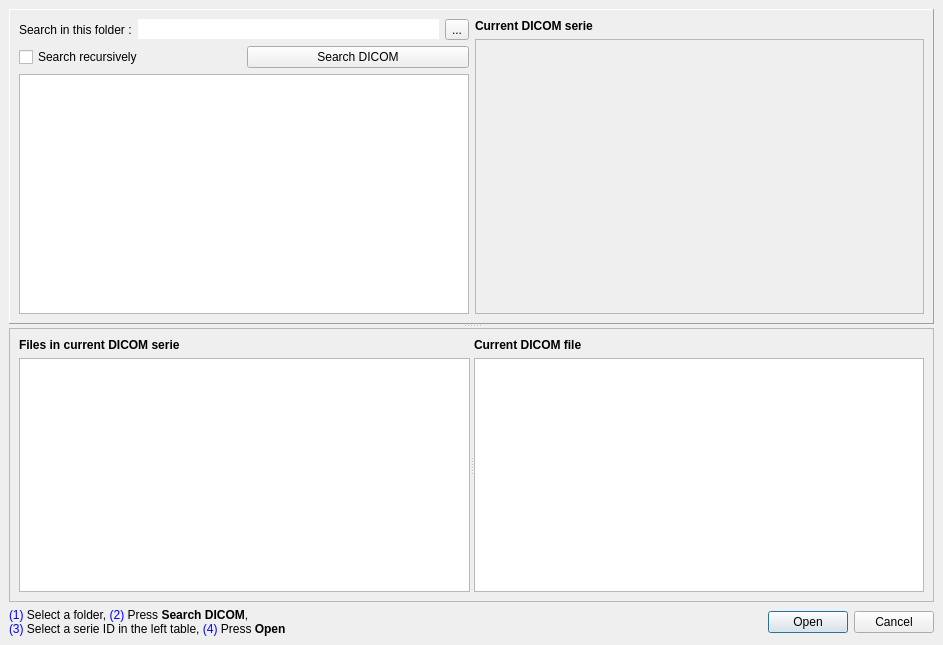
<ui version="4.0" >
 <class>vvDicomSeriesSelector</class>
 <widget class="QDialog" name="vvDicomSeriesSelector" >
  <property name="windowModality" >
   <enum>Qt::WindowModal</enum>
  </property>
  <property name="geometry" >
   <rect>
    <x>0</x>
    <y>0</y>
    <width>943</width>
    <height>645</height>
   </rect>
  </property>
  <property name="mouseTracking" >
   <bool>true</bool>
  </property>
  <property name="focusPolicy" >
   <enum>Qt::WheelFocus</enum>
  </property>
  <property name="windowTitle" >
   <string>Dicom Series Selector</string>
  </property>
  <layout class="QVBoxLayout" >
   <property name="spacing" >
    <number>6</number>
   </property>
   <property name="margin" >
    <number>9</number>
   </property>
   <item>
    <widget class="QSplitter" name="splitter_3" >
     <property name="orientation" >
      <enum>Qt::Vertical</enum>
     </property>
     <widget class="QFrame" name="frame" >
      <property name="frameShape" >
       <enum>QFrame::Panel</enum>
      </property>
      <property name="frameShadow" >
       <enum>QFrame::Raised</enum>
      </property>
      <property name="lineWidth" >
       <number>1</number>
      </property>
      <layout class="QGridLayout" >
       <property name="margin" >
        <number>9</number>
       </property>
       <property name="spacing" >
        <number>6</number>
       </property>
       <item row="0" column="0" >
        <widget class="QSplitter" name="splitter" >
         <property name="orientation" >
          <enum>Qt::Horizontal</enum>
         </property>
         <widget class="QWidget" name="layoutWidget_2" >
          <layout class="QVBoxLayout" name="verticalLayout" >
           <item>
            <layout class="QHBoxLayout" name="horizontalLayout" >
             <item>
              <widget class="QLabel" name="label_2" >
               <property name="text" >
                <string>Search in this folder :</string>
               </property>
              </widget>
             </item>
             <item>
              <widget class="QLineEdit" name="mFolderLineEdit" >
               <property name="frame" >
                <bool>false</bool>
               </property>
               <property name="dragEnabled" >
                <bool>true</bool>
               </property>
              </widget>
             </item>
             <item>
              <widget class="QToolButton" name="mBrowseButton" >
               <property name="text" >
                <string>...</string>
               </property>
              </widget>
             </item>
            </layout>
           </item>
           <item>
            <layout class="QHBoxLayout" name="horizontalLayout_2" >
             <item>
              <widget class="QCheckBox" name="mIsRecursiveCheckBox" >
               <property name="text" >
                <string>Search recursively</string>
               </property>
              </widget>
             </item>
             <item>
              <widget class="QPushButton" name="mSearchButton" >
               <property name="text" >
                <string>Search DICOM</string>
               </property>
              </widget>
             </item>
            </layout>
           </item>
           <item>
            <widget class="QListWidget" name="mListWidget" >
             <property name="mouseTracking" >
              <bool>true</bool>
             </property>
             <property name="focusPolicy" >
              <enum>Qt::TabFocus</enum>
             </property>
             <property name="editTriggers" >
              <set>QAbstractItemView::AnyKeyPressed|QAbstractItemView::DoubleClicked|QAbstractItemView::EditKeyPressed</set>
             </property>
             <property name="tabKeyNavigation" >
              <bool>true</bool>
             </property>
             <property name="alternatingRowColors" >
              <bool>true</bool>
             </property>
             <property name="selectionBehavior" >
              <enum>QAbstractItemView::SelectRows</enum>
             </property>
             <property name="viewMode" >
              <enum>QListView::ListMode</enum>
             </property>
             <property name="modelColumn" >
              <number>0</number>
             </property>
             <property name="currentRow" >
              <number>-1</number>
             </property>
            </widget>
           </item>
          </layout>
         </widget>
        </widget>
       </item>
       <item row="0" column="1" >
        <layout class="QVBoxLayout" name="_2" >
         <property name="spacing" >
          <number>6</number>
         </property>
         <property name="margin" >
          <number>0</number>
         </property>
         <item>
          <widget class="QLabel" name="mLabelSelected" >
           <property name="sizePolicy" >
            <sizepolicy vsizetype="Minimum" hsizetype="Preferred" >
             <horstretch>0</horstretch>
             <verstretch>0</verstretch>
            </sizepolicy>
           </property>
           <property name="text" >
            <string>&lt;b>Current DICOM serie&lt;/b></string>
           </property>
           <property name="textFormat" >
            <enum>Qt::RichText</enum>
           </property>
          </widget>
         </item>
         <item>
          <widget class="QLabel" name="mDicomInfoPanel" >
           <property name="sizePolicy" >
            <sizepolicy vsizetype="MinimumExpanding" hsizetype="MinimumExpanding" >
             <horstretch>0</horstretch>
             <verstretch>0</verstretch>
            </sizepolicy>
           </property>
           <property name="frameShape" >
            <enum>QFrame::StyledPanel</enum>
           </property>
           <property name="text" >
            <string/>
           </property>
           <property name="textFormat" >
            <enum>Qt::RichText</enum>
           </property>
           <property name="alignment" >
            <set>Qt::AlignLeading|Qt::AlignLeft|Qt::AlignTop</set>
           </property>
          </widget>
         </item>
        </layout>
       </item>
      </layout>
     </widget>
     <widget class="QFrame" name="frame_2" >
      <property name="frameShape" >
       <enum>QFrame::StyledPanel</enum>
      </property>
      <property name="frameShadow" >
       <enum>QFrame::Raised</enum>
      </property>
      <layout class="QGridLayout" >
       <property name="margin" >
        <number>9</number>
       </property>
       <property name="spacing" >
        <number>6</number>
       </property>
       <item row="0" column="0" >
        <widget class="QSplitter" name="splitter_2" >
         <property name="orientation" >
          <enum>Qt::Horizontal</enum>
         </property>
         <widget class="QWidget" name="layoutWidget" >
          <layout class="QVBoxLayout" >
           <property name="spacing" >
            <number>6</number>
           </property>
           <property name="margin" >
            <number>0</number>
           </property>
           <item>
            <widget class="QLabel" name="mLabelSelected_3" >
             <property name="sizePolicy" >
              <sizepolicy vsizetype="Minimum" hsizetype="Preferred" >
               <horstretch>0</horstretch>
               <verstretch>0</verstretch>
              </sizepolicy>
             </property>
             <property name="text" >
              <string>&lt;b>Files in current DICOM serie&lt;/b></string>
             </property>
             <property name="textFormat" >
              <enum>Qt::RichText</enum>
             </property>
            </widget>
           </item>
           <item>
            <widget class="QListWidget" name="mDicomDetailsListWidget" >
             <property name="focusPolicy" >
              <enum>Qt::TabFocus</enum>
             </property>
             <property name="alternatingRowColors" >
              <bool>true</bool>
             </property>
            </widget>
           </item>
          </layout>
         </widget>
         <widget class="QWidget" name="layoutWidget" >
          <layout class="QVBoxLayout" >
           <property name="spacing" >
            <number>6</number>
           </property>
           <property name="margin" >
            <number>0</number>
           </property>
           <item>
            <widget class="QLabel" name="mLabelSelected_2" >
             <property name="sizePolicy" >
              <sizepolicy vsizetype="Minimum" hsizetype="Preferred" >
               <horstretch>0</horstretch>
               <verstretch>0</verstretch>
              </sizepolicy>
             </property>
             <property name="text" >
              <string>&lt;b>Current DICOM file&lt;/b></string>
             </property>
             <property name="textFormat" >
              <enum>Qt::RichText</enum>
             </property>
            </widget>
           </item>
           <item>
            <widget class="QTextBrowser" name="mDicomDetailsLabel" />
           </item>
          </layout>
         </widget>
        </widget>
       </item>
      </layout>
     </widget>
    </widget>
   </item>
   <item>
    <layout class="QHBoxLayout" >
     <property name="spacing" >
      <number>6</number>
     </property>
     <property name="margin" >
      <number>0</number>
     </property>
     <item>
      <widget class="QLabel" name="label_3" >
       <property name="text" >
        <string>&lt;font color="blue">(1)&lt;/font> Select a folder,  &lt;font color="blue">(2)&lt;/font> Press &lt;b>Search DICOM&lt;/b>, &lt;br> &lt;font color="blue">(3)&lt;/font> Select a serie ID in the left table, &lt;font color="blue">(4)&lt;/font> Press &lt;b>Open&lt;/b></string>
       </property>
       <property name="textFormat" >
        <enum>Qt::RichText</enum>
       </property>
      </widget>
     </item>
     <item>
      <spacer>
       <property name="orientation" >
        <enum>Qt::Horizontal</enum>
       </property>
       <property name="sizeHint" stdset="0" >
        <size>
         <width>141</width>
         <height>20</height>
        </size>
       </property>
      </spacer>
     </item>
     <item>
      <widget class="QDialogButtonBox" name="mButtonBox" >
       <property name="orientation" >
        <enum>Qt::Horizontal</enum>
       </property>
       <property name="standardButtons" >
        <set>QDialogButtonBox::Cancel|QDialogButtonBox::Open</set>
       </property>
      </widget>
     </item>
    </layout>
   </item>
  </layout>
 </widget>
 <tabstops>
  <tabstop>mDicomDetailsListWidget</tabstop>
  <tabstop>mButtonBox</tabstop>
  <tabstop>mDicomDetailsLabel</tabstop>
 </tabstops>
 <resources/>
 <connections>
  <connection>
   <sender>mButtonBox</sender>
   <signal>accepted()</signal>
   <receiver>vvDicomSeriesSelector</receiver>
   <slot>accept()</slot>
   <hints>
    <hint type="sourcelabel" >
     <x>248</x>
     <y>254</y>
    </hint>
    <hint type="destinationlabel" >
     <x>157</x>
     <y>274</y>
    </hint>
   </hints>
  </connection>
  <connection>
   <sender>mButtonBox</sender>
   <signal>rejected()</signal>
   <receiver>vvDicomSeriesSelector</receiver>
   <slot>reject()</slot>
   <hints>
    <hint type="sourcelabel" >
     <x>316</x>
     <y>260</y>
    </hint>
    <hint type="destinationlabel" >
     <x>286</x>
     <y>274</y>
    </hint>
   </hints>
  </connection>
 </connections>
</ui>
